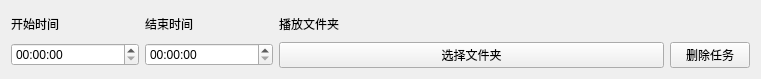
<?xml version="1.0" encoding="UTF-8"?>
<ui version="4.0">
 <class>TaskChild</class>
 <widget class="QWidget" name="TaskChild">
  <property name="geometry">
   <rect>
    <x>0</x>
    <y>0</y>
    <width>761</width>
    <height>79</height>
   </rect>
  </property>
  <property name="windowTitle">
   <string>Form</string>
  </property>
  <layout class="QVBoxLayout" name="verticalLayout">
   <item>
    <layout class="QGridLayout" name="gridLayout">
     <item row="0" column="1">
      <widget class="QLabel" name="label_3">
       <property name="text">
        <string>结束时间</string>
       </property>
      </widget>
     </item>
     <item row="0" column="0">
      <widget class="QLabel" name="label_2">
       <property name="text">
        <string>开始时间</string>
       </property>
      </widget>
     </item>
     <item row="1" column="1">
      <widget class="QTimeEdit" name="timeEdit_End">
       <property name="sizePolicy">
        <sizepolicy hsizetype="Minimum" vsizetype="Fixed">
         <horstretch>1</horstretch>
         <verstretch>0</verstretch>
        </sizepolicy>
       </property>
      </widget>
     </item>
     <item row="1" column="0">
      <widget class="QTimeEdit" name="timeEdit_Begin">
       <property name="sizePolicy">
        <sizepolicy hsizetype="Minimum" vsizetype="Fixed">
         <horstretch>1</horstretch>
         <verstretch>0</verstretch>
        </sizepolicy>
       </property>
      </widget>
     </item>
     <item row="0" column="2">
      <widget class="QLabel" name="label_4">
       <property name="text">
        <string>播放文件夹</string>
       </property>
      </widget>
     </item>
     <item row="1" column="2">
      <widget class="QPushButton" name="pushButton_MusicFolder">
       <property name="sizePolicy">
        <sizepolicy hsizetype="Minimum" vsizetype="Fixed">
         <horstretch>3</horstretch>
         <verstretch>0</verstretch>
        </sizepolicy>
       </property>
       <property name="text">
        <string>选择文件夹</string>
       </property>
      </widget>
     </item>
     <item row="1" column="3">
      <widget class="QPushButton" name="pushButton_Remove">
       <property name="sizePolicy">
        <sizepolicy hsizetype="Fixed" vsizetype="Fixed">
         <horstretch>0</horstretch>
         <verstretch>0</verstretch>
        </sizepolicy>
       </property>
       <property name="text">
        <string>删除任务</string>
       </property>
      </widget>
     </item>
    </layout>
   </item>
  </layout>
 </widget>
 <resources/>
 <connections/>
</ui>
